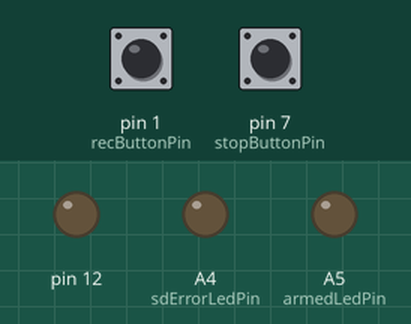
A sketch run on a simulated Arduino Uno, built for the host (arithmetic inside an expression is 32-bit, double 64-bit). On the bench: output pins drawn as LEDs (lit = HIGH). The test bench sets the inputs (shaded band); at power-on: pin 1 (recButtonPin) LOW, pin 7 (stopButtonPin) LOW. Storage starts empty.

Above: at 1.2 s.
1.3 s: pin 1 (recButtonPin) pulled HIGH for 0.15 s
At 2.5 s:
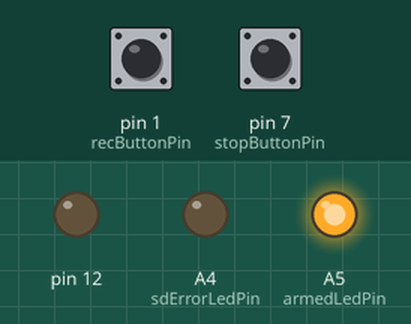
2.9 s: pin 7 (stopButtonPin) pulled HIGH for 0.15 s
At 4.3 s:
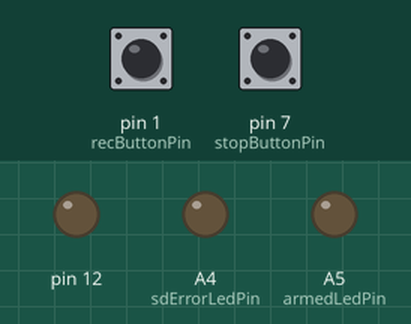
4.9 s: pin 1 (recButtonPin) pulled HIGH for 1 s
At 5.5 s:
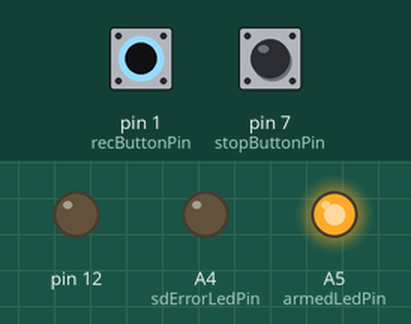
Timing chart, 0 to 7.9 s (numbered marks = the images above; inputs shaded):
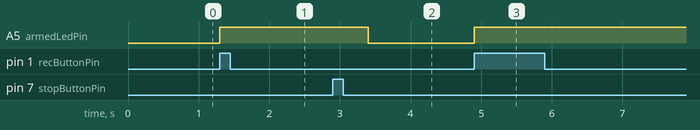

The sketch:

record_wav.ino
```cpp
#include <SdFat.h>
#include <SPI1.h>
#include <TMRpcm.h>

SdFat SD;

#define SD_ChipSelectPin 4

TMRpcm audio;   // create an audio object for use in this sketch

//set pin numbers
const int recButtonPin = 1;
const int stopButtonPin = 7;
const int armedLedPin = A5;
const int sdErrorLedPin = A4;

//BLE IRQ digital = 1
//BLE RST digital = 7 // reset is spaced out a bit on the header
//display data is A4// this is the outside one on the end
//display clk is A5
void setup() {

  pinMode(recButtonPin, INPUT);
  pinMode(stopButtonPin, INPUT);
  pinMode(armedLedPin, OUTPUT);
  pinMode(sdErrorLedPin, OUTPUT);

  // set initial LED state
  digitalWrite(armedLedPin, LOW);


  pinMode(12,OUTPUT);

  //Serial.begin(115200);

  if (!SD.begin(SD_ChipSelectPin)) {
    digitalWrite(sdErrorLedPin, HIGH);
    //Serial.println("SD NOT OK");
    return;
  }else{
    digitalWrite(sdErrorLedPin, LOW);
    //Serial.println("SD OK");
  }
  // The audio library needs to know which CS pin to use for recording
  audio.CSPin = SD_ChipSelectPin;
}


void loop() {
/* uncomment if you want to use serial comms for controls
  if(Serial.available()){                          //Send commands over serial to play
     switch(Serial.read()){
       case 'r': audio.startRecording("test.wav",16000,A0);
                 Serial.println("Starting Recording");
                 break;    //Record at 16khz sample rate on pin A0
       case 's': audio.stopRecording("test.wav");
                 Serial.println("Stoping Recording");
                 break;              //Stop recording

      }
    }
*/

  // use buttons as controls
  int recReading = digitalRead(recButtonPin);
  int stopReading = digitalRead(stopButtonPin);

  // start the recording
  if(recReading == HIGH){
    digitalWrite(armedLedPin, HIGH);
    int scaled = A0;
    audio.startRecording("test.wav",8000,scaled);

  }

  //stop the recording
  if(stopReading == HIGH){

    audio.stopRecording("test.wav");

    //half a second delay to make sure the
    //file is saved before removing SD card
    delay(500);
    digitalWrite(armedLedPin, LOW);
  }

}
```

Measured:
- after the input at 1.3 s, A5 (armedLedPin): LOW → HIGH at once
- after the input at 2.9 s, A5 (armedLedPin): HIGH → LOW after 0.50 s
- after the input at 4.9 s, A5 (armedLedPin): LOW → HIGH at once
